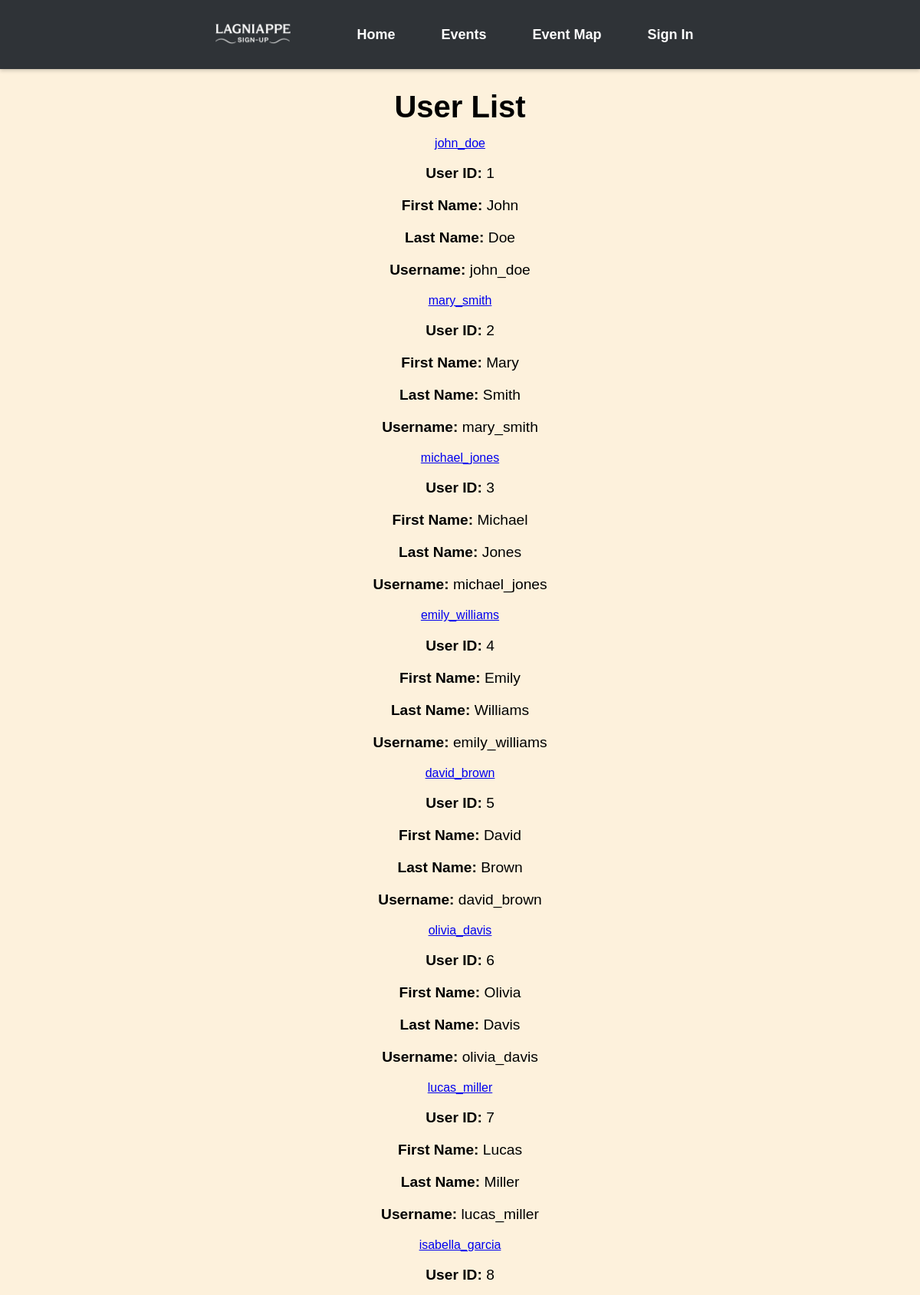
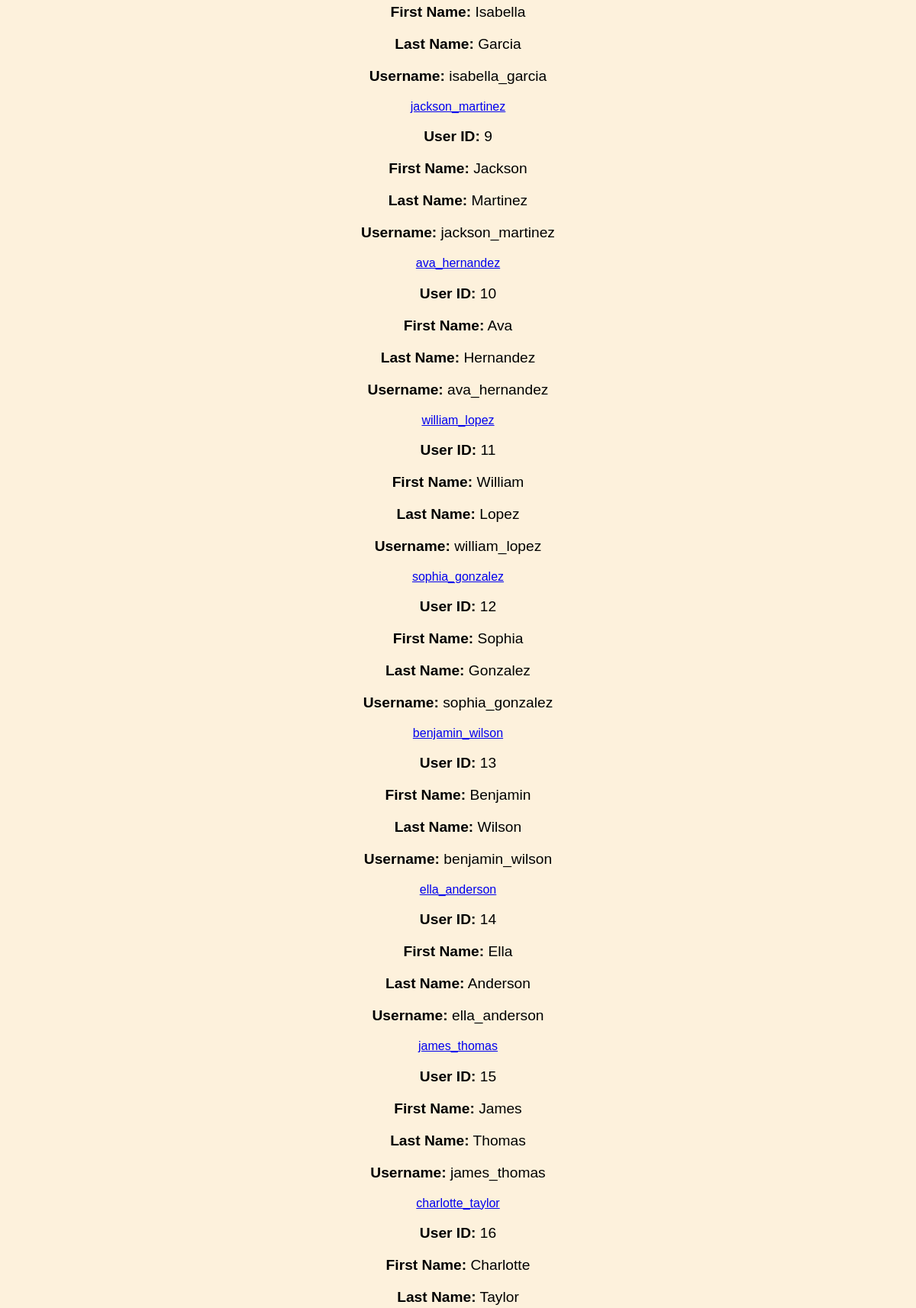
The app's page /userlist (upper part) with its own data (2 pictures, top to bottom).
### events/models.py (models this page shows)
class Users(AbstractUser): # AbstractUser comes with a whole bunch of attributes
    UserID = models.AutoField(("userID"), primary_key=True) # autofield automatically increments an int as a new row is created
    groups = models.ManyToManyField(
        'auth.Group',
        related_name='event_users',  # Custom related_name for reverse accessor
        blank=True
    )
    user_permissions = models.ManyToManyField(
        'auth.Permission',
        related_name='event_user_permissions',  # Custom related_name for reverse accessor
        blank=True
    )

### lagniappe_signup/views.py (the view)
# urls.py: path('userlist', views.list_users.as_view(), name="user-list"),
class list_users(ListView):
    model = Users
    template_name = "user_list.html"
    context_object_name = "User"
    paginate = 20

### templates/user_list.html (shortened to what this page needs)
{% extends "base.html" %}
{% block content %}
  <h1>User List</h1>
  {% if User %}
    <ul style="list-style-type: none; padding-left: 0;">
      {% for us in User %}
        <li>
          <a href="{% url 'user-detail' us.UserID %}">{{ us.username }}</a>
          <p><strong>User ID:</strong> {{ us.UserID }}</p>
          <p><strong>First Name:</strong> {{ us.first_name }}</p>
          <p><strong>Last Name:</strong> {{ us.last_name }}</p>
          <p><strong>Username:</strong> {{ us.username }}</p>
        </li>
      {% endfor %}
    </ul>
  {% else %}
    <p>No users available.</p>
  {% endif %}
{% endblock %}

### static/css/style.css (style rules this page uses)
body { background-color: #fdf1dc; font-family: Arial, sans-serif; text-align: center; }
h1 { font-size: 2.5rem; font-weight: bold; margin-bottom: 10px; }
p { font-size: 1.2rem; margin-bottom: 20px; }

### templates/headBanner.html (style rules this page uses)
html, body { margin: 0; padding: 0; }

### records on screen
Users: username "john_doe", UserID "1", first_name "John", last_name "Doe"
Users: username "mary_smith", UserID "2", first_name "Mary", last_name "Smith"
Users: username "michael_jones", UserID "3", first_name "Michael", last_name "Jones"
Users: username "emily_williams", UserID "4", first_name "Emily", last_name "Williams"
Users: username "david_brown", UserID "5", first_name "David", last_name "Brown"
Users: username "olivia_davis", UserID "6", first_name "Olivia", last_name "Davis"
Users: username "lucas_miller", UserID "7", first_name "Lucas", last_name "Miller"
Users: username "isabella_garcia", UserID "8", first_name "Isabella", last_name "Garcia"
Users: username "jackson_martinez", UserID "9", first_name "Jackson", last_name "Martinez"
Users: username "ava_hernandez", UserID "10", first_name "Ava", last_name "Hernandez"
Users: username "william_lopez", UserID "11", first_name "William", last_name "Lopez"
Users: username "sophia_gonzalez", UserID "12", first_name "Sophia", last_name "Gonzalez"
Users: username "benjamin_wilson", UserID "13", first_name "Benjamin", last_name "Wilson"
Users: username "ella_anderson", UserID "14", first_name "Ella", last_name "Anderson"
Users: username "james_thomas", UserID "15", first_name "James", last_name "Thomas"
Users: username "charlotte_taylor", UserID "16", first_name "Charlotte", last_name "Taylor"
